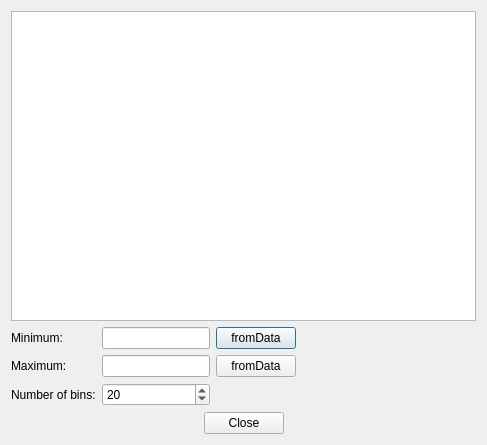
<?xml version="1.0" encoding="UTF-8"?>
<ui version="4.0">
 <class>HistogramDialog</class>
 <widget class="QDialog" name="HistogramDialog">
  <property name="geometry">
   <rect>
    <x>0</x>
    <y>0</y>
    <width>487</width>
    <height>445</height>
   </rect>
  </property>
  <property name="windowTitle">
   <string>Dialog</string>
  </property>
  <layout class="QVBoxLayout" name="verticalLayout">
   <item>
    <widget class="QGraphicsView" name="graphicsView"/>
   </item>
   <item>
    <layout class="QHBoxLayout" name="horizontalLayout_2">
     <item>
      <layout class="QGridLayout" name="gridLayout">
       <item row="0" column="0">
        <widget class="QLabel" name="label">
         <property name="text">
          <string>Minimum:</string>
         </property>
        </widget>
       </item>
       <item row="0" column="1">
        <widget class="QLineEdit" name="leMin"/>
       </item>
       <item row="0" column="2">
        <widget class="QPushButton" name="pbMinFromData">
         <property name="text">
          <string>fromData</string>
         </property>
        </widget>
       </item>
       <item row="1" column="0">
        <widget class="QLabel" name="label_2">
         <property name="text">
          <string>Maximum:</string>
         </property>
        </widget>
       </item>
       <item row="1" column="1">
        <widget class="QLineEdit" name="leMax"/>
       </item>
       <item row="1" column="2">
        <widget class="QPushButton" name="pbMaxFromData">
         <property name="text">
          <string>fromData</string>
         </property>
        </widget>
       </item>
       <item row="2" column="0">
        <widget class="QLabel" name="label_3">
         <property name="text">
          <string>Number of bins:</string>
         </property>
        </widget>
       </item>
       <item row="2" column="1">
        <widget class="QSpinBox" name="sbBinCount">
         <property name="minimum">
          <number>10</number>
         </property>
         <property name="maximum">
          <number>100</number>
         </property>
         <property name="singleStep">
          <number>10</number>
         </property>
         <property name="value">
          <number>20</number>
         </property>
        </widget>
       </item>
      </layout>
     </item>
     <item>
      <spacer name="horizontalSpacer_3">
       <property name="orientation">
        <enum>Qt::Horizontal</enum>
       </property>
       <property name="sizeHint" stdset="0">
        <size>
         <width>40</width>
         <height>20</height>
        </size>
       </property>
      </spacer>
     </item>
    </layout>
   </item>
   <item>
    <layout class="QHBoxLayout" name="horizontalLayout">
     <item>
      <spacer name="horizontalSpacer">
       <property name="orientation">
        <enum>Qt::Horizontal</enum>
       </property>
       <property name="sizeHint" stdset="0">
        <size>
         <width>40</width>
         <height>20</height>
        </size>
       </property>
      </spacer>
     </item>
     <item>
      <widget class="QPushButton" name="pushButton">
       <property name="text">
        <string>Close</string>
       </property>
      </widget>
     </item>
     <item>
      <spacer name="horizontalSpacer_2">
       <property name="orientation">
        <enum>Qt::Horizontal</enum>
       </property>
       <property name="sizeHint" stdset="0">
        <size>
         <width>40</width>
         <height>20</height>
        </size>
       </property>
      </spacer>
     </item>
    </layout>
   </item>
  </layout>
 </widget>
 <resources/>
 <connections>
  <connection>
   <sender>pushButton</sender>
   <signal>clicked()</signal>
   <receiver>HistogramDialog</receiver>
   <slot>close()</slot>
   <hints>
    <hint type="sourcelabel">
     <x>200</x>
     <y>274</y>
    </hint>
    <hint type="destinationlabel">
     <x>199</x>
     <y>149</y>
    </hint>
   </hints>
  </connection>
 </connections>
</ui>
